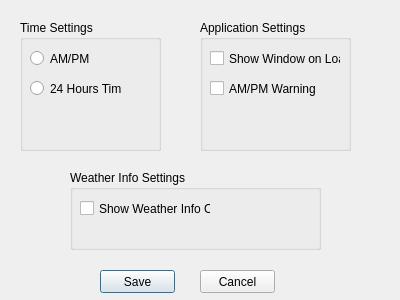
<?xml version="1.0" encoding="UTF-8"?>
<ui version="4.0">
 <class>SettingsDialog</class>
 <widget class="QDialog" name="SettingsDialog">
  <property name="geometry">
   <rect>
    <x>0</x>
    <y>0</y>
    <width>400</width>
    <height>300</height>
   </rect>
  </property>
  <property name="windowTitle">
   <string>Dialog</string>
  </property>
  <widget class="QGroupBox" name="timeSettingsgroupBox">
   <property name="geometry">
    <rect>
     <x>20</x>
     <y>20</y>
     <width>141</width>
     <height>131</height>
    </rect>
   </property>
   <property name="title">
    <string>Time Settings</string>
   </property>
   <widget class="QRadioButton" name="amPMButton">
    <property name="geometry">
     <rect>
      <x>10</x>
      <y>30</y>
      <width>82</width>
      <height>17</height>
     </rect>
    </property>
    <property name="text">
     <string>AM/PM</string>
    </property>
   </widget>
   <widget class="QRadioButton" name="twentyHourButton">
    <property name="geometry">
     <rect>
      <x>10</x>
      <y>60</y>
      <width>91</width>
      <height>17</height>
     </rect>
    </property>
    <property name="text">
     <string>24 Hours Time</string>
    </property>
   </widget>
  </widget>
  <widget class="QGroupBox" name="applicationSettingsgroupBox">
   <property name="geometry">
    <rect>
     <x>200</x>
     <y>20</y>
     <width>151</width>
     <height>131</height>
    </rect>
   </property>
   <property name="title">
    <string>Application Settings</string>
   </property>
   <widget class="QCheckBox" name="showWindowcheckBox">
    <property name="geometry">
     <rect>
      <x>10</x>
      <y>30</y>
      <width>131</width>
      <height>17</height>
     </rect>
    </property>
    <property name="text">
     <string>Show Window on Load</string>
    </property>
   </widget>
   <widget class="QCheckBox" name="AmPmTimeWarningcheckBox">
    <property name="geometry">
     <rect>
      <x>10</x>
      <y>60</y>
      <width>111</width>
      <height>17</height>
     </rect>
    </property>
    <property name="text">
     <string>AM/PM Warning</string>
    </property>
   </widget>
  </widget>
  <widget class="QGroupBox" name="weatherSettingsgroupBox">
   <property name="geometry">
    <rect>
     <x>70</x>
     <y>170</y>
     <width>251</width>
     <height>80</height>
    </rect>
   </property>
   <property name="title">
    <string>Weather Info Settings</string>
   </property>
   <widget class="QCheckBox" name="showWeatherInfocheckBox">
    <property name="geometry">
     <rect>
      <x>10</x>
      <y>30</y>
      <width>131</width>
      <height>17</height>
     </rect>
    </property>
    <property name="text">
     <string>Show Weather Info On</string>
    </property>
   </widget>
  </widget>
  <widget class="QPushButton" name="saveSettingsButton">
   <property name="geometry">
    <rect>
     <x>100</x>
     <y>270</y>
     <width>75</width>
     <height>23</height>
    </rect>
   </property>
   <property name="text">
    <string>Save</string>
   </property>
  </widget>
  <widget class="QPushButton" name="cancelSettingsButton">
   <property name="geometry">
    <rect>
     <x>200</x>
     <y>270</y>
     <width>75</width>
     <height>23</height>
    </rect>
   </property>
   <property name="text">
    <string>Cancel</string>
   </property>
  </widget>
 </widget>
 <resources/>
 <connections/>
</ui>
